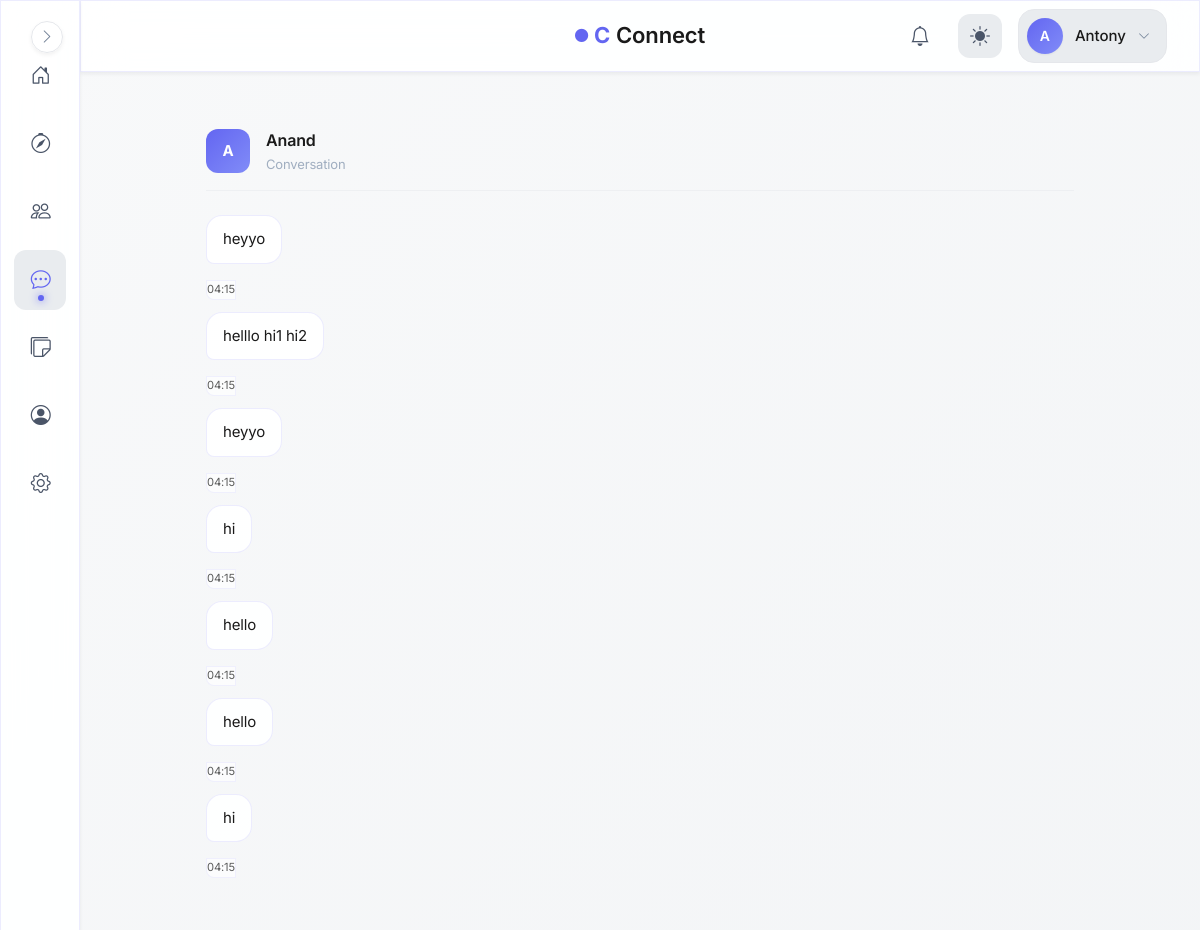
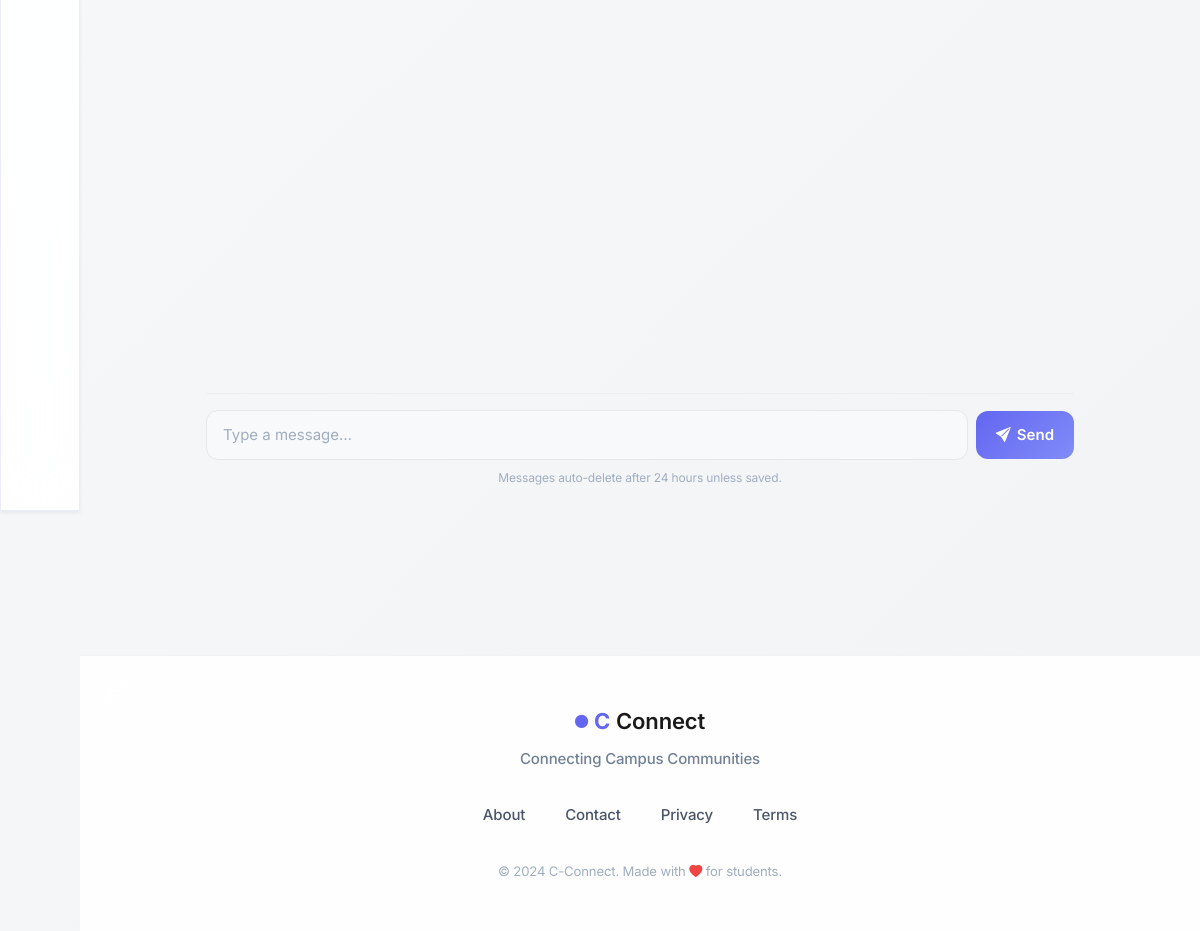
/messages/19 (signed in), run on the app's committed database (2 pictures, top to bottom).
### models.py (models this page shows, shortened)
class User(UserMixin, db.Model):
    id = db.Column(db.Integer, primary_key=True, autoincrement=True)  # Unique identifier
    username = db.Column(db.String(100), nullable=False)  # Name of the user (later can add this unique if needed)
    email = db.Column(db.String(120), nullable=False, unique=True)  # Email of the user
    password = db.Column(db.String(200), nullable=False)  # Passwords not hashed yet (done in setup_db.py)
    created_at = db.Column(db.DateTime, default=db.func.now())  # Timestamp of account creation
    last_login = db.Column(db.DateTime, nullable=True)  # Timestamp of last login
    pass

class Message(db.Model):
    id = db.Column(db.Integer, primary_key=True)
    sender_id = db.Column(db.Integer, db.ForeignKey("user.id"), nullable=False)
    receiver_id = db.Column(db.Integer, db.ForeignKey("user.id"), nullable=False)
    content = db.Column(db.Text, nullable=False)
    created_at = db.Column(db.DateTime, default=db.func.now(), index=True)
    expires_at = db.Column(db.DateTime, index=True)
    is_saved = db.Column(db.Boolean, default=False)

### blueprints/messages/routes.py (the view, shortened to what this page needs)
@messages.route("/<int:user_id>", methods=["GET", "POST"])
@login_required
def chat(user_id):
    cleanup_expired_messages()
    target_user = User.query.get_or_404(user_id)
    messages = Message.query.filter(
        ((Message.sender_id == current_user.id) & (Message.receiver_id == user_id)) |
        ((Message.sender_id == user_id) & (Message.receiver_id == current_user.id))
    ).order_by(Message.created_at.asc()).all()
    return render_template(
                "messages/chat.html",
                messages=messages,
                target_user=target_user,
                profile=profile
            )

### blueprints/auth/__init__.py (called while the page is built)
@login_manager.user_loader
def load_user(user_id):
    from models import User  # Importing User model for querying  (import here to avoid circular imports)
    return User.query.get(int(user_id))

@auth.after_app_request
def add_header(response):
    if current_user.is_authenticated and request.blueprint == 'auth':
        response.headers['Cache-Control'] = 'no-store, no-cache, must-revalidate, post-check=0, pre-check=0, max-age=0'
        response.headers['Pragma'] = 'no-cache'
        response.headers['Expires'] = '-1'
    return response

### factory_helpers.py (called while the page is built, shortened)
def register_security_headers(app):
    @app.after_request
    def set_secure_headers(response):
        response.headers['Content-Security-Policy'] = (
            "default-src 'self'; "
            "img-src 'self' data: blob: https:; "# Allow external images
            "style-src 'self' 'unsafe-inline' https:; "# ADD https: for CDNs
            "script-src 'self' 'unsafe-inline' https:; "# ADD https: for JS
            "font-src 'self' https: data:; "# Google Fonts
            "connect-src 'self' https:;"  # ← ADD https: for CDNs/maps
        )
        response.headers['X-Content-Type-Options'] = 'nosniff'
        response.headers['X-Frame-Options'] = 'DENY'
        response.headers['Referrer-Policy'] = 'strict-origin-when-cross-origin'
        response.headers['Permissions-Policy'] = 'geolocation=(), microphone=()'
        return response

def register_daily_cleanup(app):
    if not hasattr(app, "_last_notification_cleanup"):
        app._last_notification_cleanup = None
    @app.before_request
    def daily_cleanup():
        now = datetime.now(timezone.utc)
        last = getattr(app, "_last_notification_cleanup", None)
        if last is None or (now - last).days >= 1:
            from blueprints.notifications.service import cleanup_old_notifications
            deleted = cleanup_old_notifications()
            app.logger.info(f"Cleaned up {deleted} old notifications.")
            app._last_notification_cleanup = now

def register_profilevisit_cleanup(app):
    last_cleanup = {'t': 0}
    @app.before_request
    def cleanup_visits():
        now = time.time()
        if now - last_cleanup['t'] < 3600:  # run once every hour
            return

def cleanup_expired_messages(): #message cleanup helper function
    Message.query.filter(
        Message.expires_at < datetime.now(timezone.utc),
        Message.is_saved == False
    ).delete()
    db.session.commit()

### blueprints/messages/templates/messages/chat.html (shortened to what this page needs)
{% extends "base.html" %}
{% block body %}
<div class="chat-page">
    <header class="chat-header">
        <a href="{{ url_for('main.view_user_profile', user_id=target_user.id) }}" class="chat-header__avatar">
          {{ target_user.username[0]|upper }}
            <!-- {% set profile_picture = profile.query.filter_by(user_id=target_user.id).first().profile_picture %}
        </a>
        <div class="chat-header__info">
            <div class="chat-header__name">{{ target_user.username }}</div>
            <div class="chat-header__meta">
                Conversation
            </div>
        </div>
    </header>
    <div id="chatBox" class="chat-messages">
        {% if messages %}
            {% for msg in messages %}
                {% if msg.sender_id == current_user.id %}
                    <div class="message message--outgoing">
                        {{ msg.content }}
                    </div>
                    <div class="message__time" style="margin-top: 0;">
                        {{ msg.created_at.strftime("%H:%M") }}
                    </div>
                {% else %}
                    <div class="message message--incoming">
                        {{ msg.content }}
                    </div>
                    <div class="message__time message--incoming">
                        {{ msg.created_at.strftime("%H:%M") }}
                    </div>
                {% endif %}
            {% endfor %}
        {% else %}
            <div class="chat-empty">
                No messages yet. Say hello 👋
            </div>
        {% endif %}
    </div>
    <div class="chat-input">
        <form method="POST">
            <input type="text"
                   name="content"
                   placeholder="Type a message…"
                   value="{{ form_content or '' }}"
                   required>
            <button type="submit">
                <i class="bi bi-send-fill"></i>
                Send
            </button>
        </form>
        <p class="chat-note">
            Messages auto-delete after 24 hours unless saved.
        </p>
    </div>
</div>
{% endblock %}

### templates/base.html (shortened to what this page needs)
<!DOCTYPE html>
<html lang="en">
<head>
    <link rel="stylesheet" href="https://cdn.jsdelivr.net/npm/bootstrap-icons@1.11.1/font/bootstrap-icons.css">
    <link href="https://cdn.jsdelivr.net/npm/bootstrap@5.3.2/dist/css/bootstrap.min.css" rel="stylesheet">
    <link rel="stylesheet" href="{{ url_for('static', filename='css/global.css') }}">
</head>
<body>
    {% if current_user.is_authenticated %}
        <aside class="sidebar glass-effect" id="sidebar">
            <nav class="sidebar__nav">
                <a href="{{ url_for('main.dashboard') }}" class="sidebar__link" data-tooltip="Dashboard">
                    <div class="sidebar__link-icon">
                        <i class="bi bi-house-door"></i>
                    </div>
                </a>
                <a href="{{ url_for('main.search_page') }}" class="sidebar__link" data-tooltip="Discover">
                    <div class="sidebar__link-icon">
                        <i class="bi bi-compass"></i>
                    </div>
                </a>
                <a href="{{ url_for('connections.connections_home') }}" class="sidebar__link" data-tooltip="Connections">
                    <div class="sidebar__link-icon">
                        <i class="bi bi-people"></i>
                    </div>
                </a>
                <a href="{{ url_for('messages.inbox') }}" class="sidebar__link" data-tooltip="Messages">
                    <div class="sidebar__link-icon">
                        <i class="bi bi-chat-dots"></i>
                    </div>
                </a>
                <a href="/campus-board" class="sidebar__link" data-tooltip="Messages">
                    <div class="sidebar__link-icon">
                        <i class="bi bi-stickies"></i>
                    </div>
                </a>
                <a href="{{ url_for('auth.profile') }}" class="sidebar__link" data-tooltip="Profile">
                    <div class="sidebar__link-icon">
                        <i class="bi bi-person-circle"></i>
                    </div>
                </a>
                <a href="{{ url_for('main.settings') }}" class="sidebar__link" data-tooltip="Settings">
                    <div class="sidebar__link-icon">
                        <i class="bi bi-gear"></i>
                    </div>
                </a>
            </nav>
            <button class="sidebar__toggle" id="sidebarToggle" aria-label="Toggle sidebar">
                <i class="bi bi-chevron-right"></i>
            </button>
        </aside>
        <header class="topbar glass-effect">
            <div class="topbar__container">
                <div class="topbar__center">
                    <a href="{{ url_for('main.home') }}" class="topbar__brand">
                        <span class="brand-icon-small">
                            <i class="bi bi-circle-fill"></i>
                        </span>
                        <span class="brand-c">C</span>
                        <span class="brand-text">Connect</span>
                    </a>
                </div>
                <div class="topbar__actions">
                    <a href="{{ url_for('notifications.notifications_list') }}" class="topbar__icon-btn" aria-label="Notifications">
                        <i class="bi bi-bell"></i>
                        {% set unread = current_user.notifications | selectattr("is_read", "equalto", False) | list %}
                    </a>
                    <button class="topbar__icon-btn topbar__theme-toggle" id="themeToggle" aria-label="Toggle theme">
                        <i class="bi bi-sun-fill" id="themeIcon"></i>
                    </button>
                    <div class="topbar__profile" id="profileDropdown">
                        <button class="topbar__profile-btn" aria-label="Profile menu">
                            <div class="topbar__avatar">
                                {{ current_user.username[0].upper() }}
                            </div>
                            <span class="topbar__username">{{ current_user.username }}</span>
                            <i class="bi bi-chevron-down topbar__profile-arrow"></i>
                        </button>
                    </div>
                </div>
            </div>
        </header>
    {% endif %}
    <main class="main-content">
        {% block body %}{% endblock %}
    </main>
    <footer class="footer">
        <div class="footer__container">
            <div class="footer__brand">
                <div class="footer__logo">
                    <span class="brand-icon-small">
                        <i class="bi bi-circle-fill"></i>
                    </span>
                    <span class="brand-c">C</span>
                    <span class="brand-text">Connect</span>
                </div>
                <p class="footer__tagline">Connecting Campus Communities</p>
            </div>
            <div class="footer__links">
                <a href="{{ url_for('main.about') }}" class="footer__link">About</a>
                <a href="{{ url_for('main.contact') }}" class="footer__link">Contact</a>
                <a href="#" class="footer__link">Privacy</a>
                <a href="#" class="footer__link">Terms</a>
            </div>
            <div class="footer__credits">
                <small>&copy; 2024 C-Connect. Made with <i class="bi bi-heart-fill"></i> for students.</small>
            </div>
        </div>
    </footer>
</body>
</html>

### blueprints/messages/templates/messages/chat.html (style rules this page uses)
.chat-page { max-width: 900px; margin: 0 auto; padding: 0 1rem 2rem; display: flex; flex-direction: column; height: calc(100vh - var(--topbar-height)); }
.chat-header { display: flex; align-items: center; gap: 1rem; padding: 1rem 0; border-bottom: 1px solid var(--border-subtle); }
.chat-header__avatar { width: 44px; height: 44px; border-radius: var(--radius-md); background: linear-gradient(135deg, var(--primary-color), var(--primary-light)); color: white; font-weight: 700; display: flex; align-items: center; justify-content: center; flex-shrink: 0; text-decoration: none; }
.chat-header__info { flex: 1; min-width: 0; }
.chat-header__name { font-size: 1rem; font-weight: 600; color: var(--text-primary); white-space: nowrap; overflow: hidden; text-overflow: ellipsis; }
.chat-header__meta { font-size: 0.8125rem; color: var(--text-muted); }
.chat-messages { flex: 1; overflow-y: auto; padding: 1.5rem 0; display: flex; flex-direction: column; gap: 0.75rem; }
.message { max-width: 75%; padding: 0.75rem 1rem; border-radius: var(--radius-lg); font-size: 0.9375rem; line-height: 1.5; position: relative; word-wrap: break-word; }
.message--incoming { align-self: flex-start; background: var(--glass-bg); border: 1px solid var(--glass-border); color: var(--text-primary); border-bottom-left-radius: var(--radius-sm); }
.message__time { font-size: 0.7rem; opacity: 0.7; margin-top: 0.25rem; text-align: right; }
.chat-input { border-top: 1px solid var(--border-subtle); padding: 1rem 0; }
.chat-input form { display: flex; gap: 0.5rem; align-items: center; }
.chat-input input[type="text"] { flex: 1; padding: 0.75rem 1rem; border-radius: var(--radius-md); border: 1px solid var(--border-color); background: var(--bg-secondary); color: var(--text-primary); font-size: 0.9375rem; }
.chat-input input::placeholder { color: var(--text-muted); }
.chat-input button { padding: 0.75rem 1.25rem; border-radius: var(--radius-md); background: linear-gradient(135deg, var(--primary-color), var(--primary-light)); color: white; border: none; font-weight: 600; display: flex; align-items: center; gap: 0.375rem; transition: all var(--transition-fast); }
.chat-note { font-size: 0.75rem; color: var(--text-muted); margin-top: 0.5rem; text-align: center; }

### data on the page
User: username "A", username "Antony"
User: username "A", username "Anand"
Message: content "heyyo", created_at "04:15"
Message: content "helllo hi1 hi2", created_at "04:15"
Message: content "heyyo", created_at "04:15"
Message: content "hi", created_at "04:15"
Message: content "hello", created_at "04:15"
Message: content "hello", created_at "04:15"
Message: content "hi", created_at "04:15"
